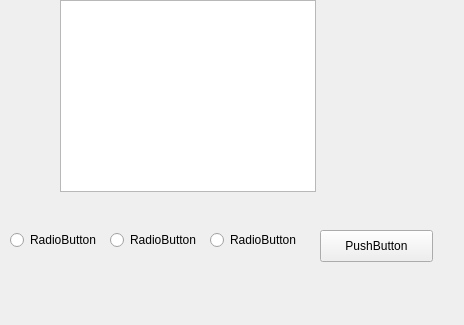
<?xml version="1.0" encoding="UTF-8"?>
<ui version="4.0">
 <class>Form</class>
 <widget class="QWidget" name="Form">
  <property name="geometry">
   <rect>
    <x>0</x>
    <y>0</y>
    <width>464</width>
    <height>325</height>
   </rect>
  </property>
  <property name="windowTitle">
   <string>Form</string>
  </property>
  <widget class="PlotWidget" name="graphicsView">
   <property name="geometry">
    <rect>
     <x>60</x>
     <y>0</y>
     <width>256</width>
     <height>192</height>
    </rect>
   </property>
  </widget>
  <widget class="QRadioButton" name="radioButton">
   <property name="geometry">
    <rect>
     <x>10</x>
     <y>230</y>
     <width>100</width>
     <height>20</height>
    </rect>
   </property>
   <property name="text">
    <string>RadioButton</string>
   </property>
  </widget>
  <widget class="QRadioButton" name="radioButton_2">
   <property name="geometry">
    <rect>
     <x>110</x>
     <y>230</y>
     <width>100</width>
     <height>20</height>
    </rect>
   </property>
   <property name="text">
    <string>RadioButton</string>
   </property>
  </widget>
  <widget class="QRadioButton" name="radioButton_3">
   <property name="geometry">
    <rect>
     <x>210</x>
     <y>230</y>
     <width>100</width>
     <height>20</height>
    </rect>
   </property>
   <property name="text">
    <string>RadioButton</string>
   </property>
  </widget>
  <widget class="QPushButton" name="pushButton">
   <property name="geometry">
    <rect>
     <x>320</x>
     <y>230</y>
     <width>113</width>
     <height>32</height>
    </rect>
   </property>
   <property name="text">
    <string>PushButton</string>
   </property>
  </widget>
 </widget>
 <customwidgets>
  <customwidget>
   <class>PlotWidget</class>
   <extends>QGraphicsView</extends>
   <header>pyqtgraph</header>
  </customwidget>
 </customwidgets>
 <resources/>
 <connections/>
</ui>
